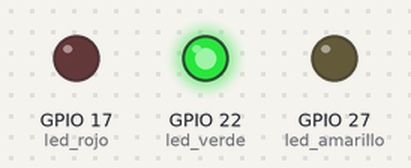
Bench run of a program on a simulated Raspberry Pi (BCM pin numbers). Parts: output pins drawn as LEDs (lit = HIGH).

Above: at 2.0 s.
At 4.5 s:
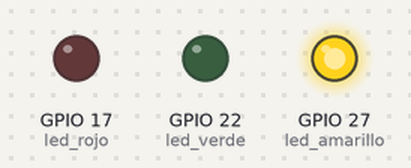
At 6.5 s:
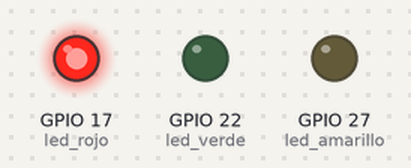
Timing chart, 0 to 10.4 s (numbered marks = the images above):
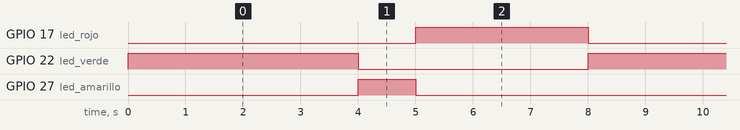

The program:

semaforo.py
```python
from gpiozero import LED
from time import sleep

led_rojo = LED(17)
led_amarillo = LED(27)
led_verde = LED(22)


while True:
	led_verde.on()
	sleep(4)
	led_verde.off()
	led_amarillo.on()
	sleep(1)
	led_amarillo.off()
	led_rojo.on()
	sleep(3)
	led_rojo.off()
```

Measured:
- by itself, GPIO 17 (led_rojo): alternates HIGH for 3.0 s and LOW for 5.0 s
- by itself, GPIO 22 (led_verde): alternates HIGH for 4.0 s and LOW for 4.0 s
- by itself, GPIO 27 (led_amarillo): alternates HIGH for 1.0 s and LOW for 7.0 s
